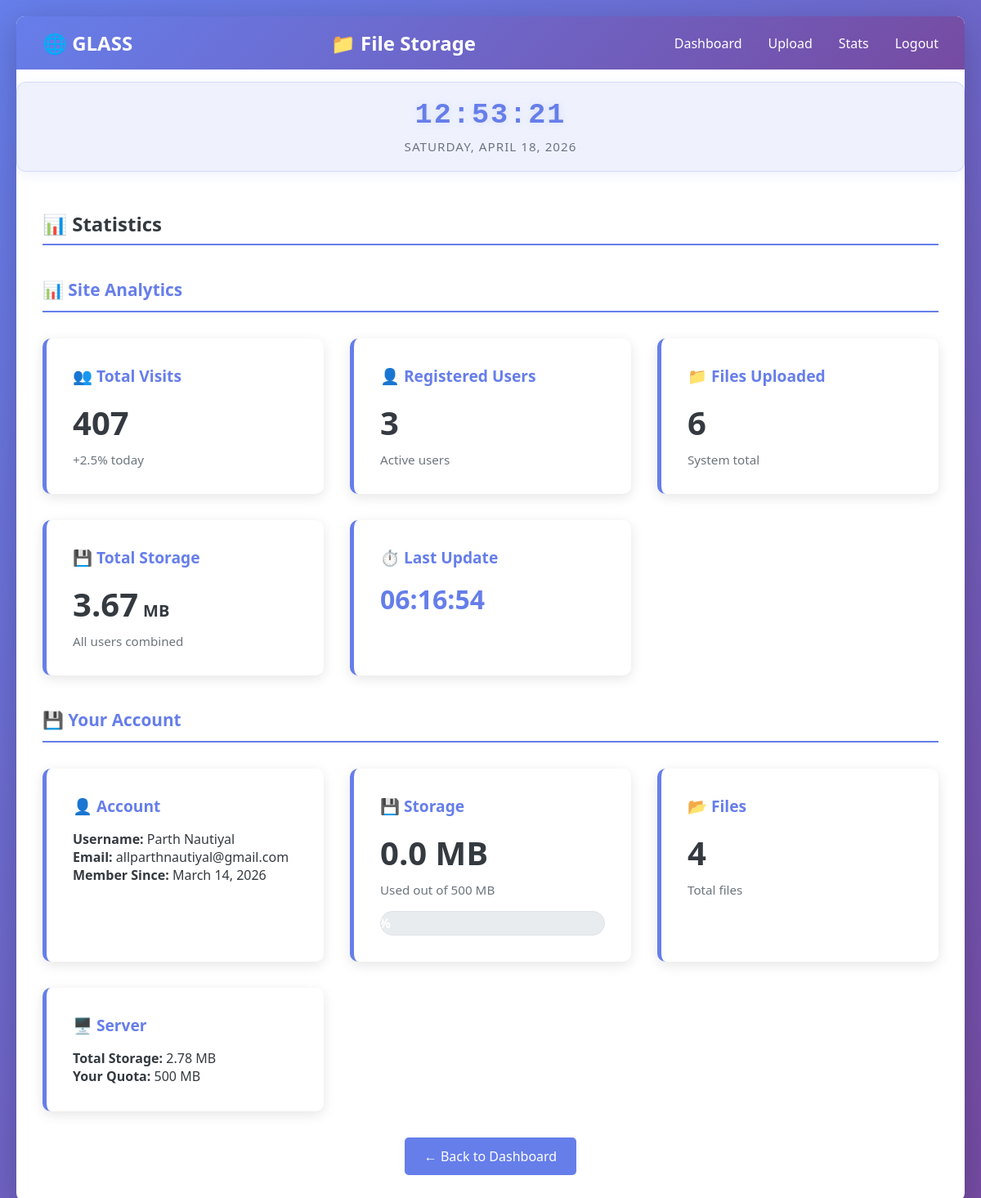
/stats (signed in), run on the app's committed database.
### models.py (models this page shows, shortened)
class SiteStats(db.Model):
    __tablename__ = 'site_stats'
    id = db.Column(db.Integer, primary_key=True)
    total_visits = db.Column(db.Integer, default=0)
    total_users = db.Column(db.Integer, default=0)
    total_files_uploaded = db.Column(db.Integer, default=0)
    total_storage_used_mb = db.Column(db.Float, default=0.0)
    last_updated = db.Column(db.DateTime, default=lambda: datetime.now(timezone.utc))
    @staticmethod
    def get_or_create():
        stats = SiteStats.query.first()
        if not stats:
            stats = SiteStats()
            db.session.add(stats)
            db.session.commit()
        return stats
    def increment_visits(self):
        self.total_visits += 1
        self.last_updated = datetime.now(timezone.utc)
        db.session.commit()
    def update_stats(self):
        self.total_users = User.query.count()
        self.total_files_uploaded = File.query.count()
        total_bytes = 0
        for file in File.query.all():
            total_bytes += file.file_size
        self.total_storage_used_mb = round(total_bytes / (1024 * 1024), 2)
        self.last_updated = datetime.now(timezone.utc)
        db.session.commit()

class User(db.Model):
    __tablename__ = 'users'
    id = db.Column(db.Integer, primary_key=True)
    username = db.Column(db.String(80), unique=True, nullable=False, index=True)
    email = db.Column(db.String(120), unique=True, nullable=False, index=True)
    password_hash = db.Column(db.String(255), nullable=False)
    created_at = db.Column(db.DateTime, default=lambda: datetime.now(timezone.utc))
    last_login = db.Column(db.DateTime)
    files = db.relationship('File', backref='owner', lazy=True, cascade='all, delete-orphan')
    def get_storage_used(self):
        total = 0
        for file in self.files:
            if os.path.exists(file.filepath):
                total += os.path.getsize(file.filepath)
        return total
    def get_storage_used_mb(self):
        return round(self.get_storage_used() / (1024 * 1024), 2)
    def get_file_count(self):
        return len(self.files)

### app.py (the view)
@app.route('/stats')
@login_required
def stats():
    user_id = session.get('user_id')
    user = User.query.get(user_id)
    total_storage = get_total_storage_used()
    context = {
        'user': user,
        'total_storage_mb': total_storage,
        'user_storage_mb': user.get_storage_used_mb(),
        'file_count': user.get_file_count()
    }
    return render_template('stats.html', **context)

### app.py (called while the page is built)
@app.before_request
def track_visit():
    stats = SiteStats.get_or_create()
    stats.increment_visits()
    stats.update_stats()

@app.context_processor
def inject_stats():
    stats = SiteStats.get_or_create()
    stats.update_stats()
    return dict(site_stats=stats)

@app.context_processor
def inject_user():
    user = None
    if 'user_id' in session:
        user = User.query.get(session['user_id'])
    return dict(current_user=user)

### auth.py (called while the page is built)
def login_required(f):
    from functools import wraps
    @wraps(f)
    def decorated_function(*args, **kwargs):
        if 'user_id' not in session:
            flash('⚠️ Please login first!', 'warning')
            return redirect(url_for('auth.login'))
        return f(*args, **kwargs)
    return decorated_function

### utils.py (called while the page is built)
def get_total_storage_used():
    total = 0
    for root, dirs, files in os.walk(Config.UPLOAD_FOLDER):
        for file in files:
            filepath = os.path.join(root, file)
            if os.path.exists(filepath):
                total += os.path.getsize(filepath)
    return round(total / (1024 * 1024), 2)

### templates/stats.html (shortened to what this page needs)
{% extends "base.html" %}
{% block content %}
<h2>📊 Statistics</h2>
<div class="section-divider">📊 Site Analytics</div>
<div class="stats-grid">
    <div class="stat-box">
        <h3>👥 Total Visits</h3>
        <div class="value">{{ site_stats.total_visits }}</div>
        <div class="label">+2.5% today</div>
    </div>
    <div class="stat-box">
        <h3>👤 Registered Users</h3>
        <div class="value">{{ site_stats.total_users }}</div>
        <div class="label">Active users</div>
    </div>
    <div class="stat-box">
        <h3>📁 Files Uploaded</h3>
        <div class="value">{{ site_stats.total_files_uploaded }}</div>
        <div class="label">System total</div>
    </div>
    <div class="stat-box">
        <h3>💾 Total Storage</h3>
        <div class="value">{{ site_stats.total_storage_used_mb }}<span style="font-size: 0.5em; margin-left: 0.3em;">MB</span></div>
        <div class="label">All users combined</div>
    </div>
    <div class="stat-box">
        <h3>⏱️ Last Update</h3>
        <div style="margin-top: 1rem; font-size: 2em; font-weight: bold; color: var(--primary);">
            <span class="update-time" id="stats-update-time">00:00:00</span>
        </div>
    </div>
</div>
<div class="section-divider">💾 Your Account</div>
{% set percentage = (user_storage_mb / 500 * 100) | int %}
<div class="stats-grid">
    <div class="stat-box">
        <h3>👤 Account</h3>
        <p><strong>Username:</strong> {{ current_user.username }}</p>
        <p><strong>Email:</strong> {{ current_user.email }}</p>
        <p><strong>Member Since:</strong> {{ current_user.created_at.strftime('%B %d, %Y') }}</p>
    </div>
    <div class="stat-box">
        <h3>💾 Storage</h3>
        <div class="value">{{ user_storage_mb }} MB</div>
        <div class="label">Used out of 500 MB</div>
        <div class="progress-bar">
            <div class="progress-fill" id="progress-fill" data-percentage="{{ percentage }}">
                {{ percentage }}%
            </div>
        </div>
    </div>
    <div class="stat-box">
        <h3>📂 Files</h3>
        <div class="value">{{ file_count }}</div>
        <div class="label">Total files</div>
    </div>
    <div class="stat-box">
        <h3>🖥️ Server</h3>
        <p><strong>Total Storage:</strong> {{ total_storage_mb }} MB</p>
        <p><strong>Your Quota:</strong> 500 MB</p>
    </div>
</div>
<div style="margin-top: 2rem; text-align: center;">
    <a href="{{ url_for('main.dashboard') }}" class="btn btn-primary">← Back to Dashboard</a>
</div>
{% endblock %}

### templates/base.html (style rules this page uses)
* { margin: 0; padding: 0; box-sizing: border-box; }
:root { --primary: #667eea; --secondary: #764ba2; --success: #28a745; --danger: #dc3545; --warning: #ffc107; --info: #17a2b8; --light: #f8f9fa; --dark: #343a40; --gray: #6c757d; }
body { font-family: 'Segoe UI', Tahoma, Geneva, Verdana, sans-serif; background: linear-gradient(135deg, var(--primary) 0%, var(--secondary) 100%); min-height: 100vh; padding: 20px; color: var(--dark); }
button, .btn { padding: 0.75rem 1.5rem; border: none; border-radius: 5px; font-size: 1em; cursor: pointer; transition: all 0.3s; text-decoration: none; display: inline-block; }
.btn-primary { background: var(--primary); color: white; }
h2 { margin-bottom: 1.5rem; color: var(--dark); border-bottom: 2px solid var(--primary); padding-bottom: 0.5rem; }

### templates/stats.html (style rules this page uses)
.stats-grid { display: grid; grid-template-columns: repeat(auto-fit, minmax(300px, 1fr)); gap: 2rem; margin: 2rem 0; }
.stat-box { background: white; padding: 2rem; border-radius: 10px; box-shadow: 0 4px 15px rgba(0, 0, 0, 0.1); border-left: 5px solid var(--primary); }
.stat-box h3 { color: var(--primary); margin-bottom: 1rem; font-size: 1.2em; border: none; padding: 0; }
.stat-box .value { font-size: 2.5em; font-weight: bold; color: var(--dark); margin-bottom: 0.5rem; }
.stat-box .label { color: var(--gray); font-size: 0.95em; }
.progress-bar { width: 100%; height: 30px; background: #e9ecef; border-radius: 15px; overflow: hidden; margin-top: 1rem; border: 1px solid #dee2e6; }
.progress-fill { height: 100%; background: linear-gradient(90deg, #667eea, #764ba2); display: flex; align-items: center; justify-content: center; color: white; font-weight: bold; transition: width 0.3s ease; }
.section-divider { font-size: 1.3em; font-weight: bold; color: var(--primary); margin-top: 2.5rem; margin-bottom: 1.5rem; padding-bottom: 0.75rem; border-bottom: 2px solid var(--primary); }

### data on the page
SiteStats: total_visits "407", total_users "3", total_files_uploaded "6", total_storage_used_mb "3.67"
User: username "Parth Nautiyal", email "allparthnautiyal@gmail.com", created_at "March 14, 2026"

### other printed values
{{ user_storage_mb }} "0.0"
{{ file_count }} "4"
{{ total_storage_mb }} "2.78"
